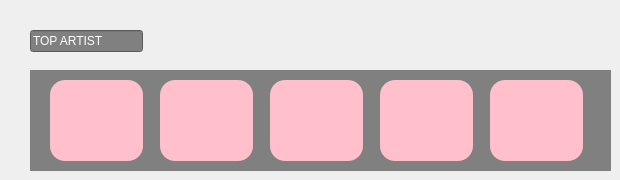
      <widget class="QWidget" name="menu_4">
       <widget class="QLabel" name="Home_4">
        <property name="geometry">
         <rect>
          <x>30</x>
          <y>70</y>
          <width>581</width>
          <height>101</height>
         </rect>
        </property>
        <property name="styleSheet">
         <string notr="true">background-color:grey;
font: 40pt &quot;Arial&quot;;</string>
        </property>
        <property name="text">
         <string/>
        </property>
        <property name="textFormat">
         <enum>Qt::PlainText</enum>
        </property>
       </widget>
       <widget class="QPushButton" name="btncharlieputh_5">
        <property name="geometry">
         <rect>
          <x>50</x>
          <y>80</y>
          <width>93</width>
          <height>81</height>
         </rect>
        </property>
        <property name="styleSheet">
         <string notr="true">background-color:pink;
border-radius:15px;</string>
        </property>
        <property name="text">
         <string/>
        </property>
        <property name="icon">
         <iconset>
          <normaloff>../../../Pictures/Saved Pictures/z5963671587989_9a055e69c9ce33bd8a6f0b4f7774f4c9.jpg</normaloff>../../../Pictures/Saved Pictures/z5963671587989_9a055e69c9ce33bd8a6f0b4f7774f4c9.jpg</iconset>
        </property>
        <property name="iconSize">
         <size>
          <width>70</width>
          <height>70</height>
         </size>
        </property>
       </widget>
       <widget class="QLineEdit" name="lineEdit_5">
        <property name="geometry">
         <rect>
          <x>30</x>
          <y>30</y>
          <width>113</width>
          <height>22</height>
         </rect>
        </property>
        <property name="styleSheet">
         <string notr="true">background-color:grey;
color:white;</string>
        </property>
        <property name="text">
         <string>TOP ARTIST</string>
        </property>
       </widget>
       <widget class="QPushButton" name="btnsontungmtp_5">
        <property name="geometry">
         <rect>
          <x>160</x>
          <y>80</y>
          <width>93</width>
          <height>81</height>
         </rect>
        </property>
        <property name="styleSheet">
         <string notr="true">background-color:pink;
border-radius:15px;</string>
        </property>
        <property name="text">
         <string/>
        </property>
        <property name="icon">
         <iconset>
          <normaloff>../../../Pictures/Saved Pictures/z5963650387289_3ce32cfffc5ae409ed6358ef90b61909.jpg</normaloff>../../../Pictures/Saved Pictures/z5963650387289_3ce32cfffc5ae409ed6358ef90b61909.jpg</iconset>
        </property>
        <property name="iconSize">
         <size>
          <width>70</width>
          <height>70</height>
         </size>
        </property>
       </widget>
       <widget class="QPushButton" name="pushButton_20">
        <property name="geometry">
         <rect>
          <x>490</x>
          <y>80</y>
          <width>93</width>
          <height>81</height>
         </rect>
        </property>
        <property name="styleSheet">
         <string notr="true">background-color:pink;
border-radius:15px;</string>
        </property>
        <property name="text">
         <string/>
        </property>
        <property name="icon">
         <iconset>
          <normaloff>../../../Pictures/Saved Pictures/z5963676386276_99d8c354eb1a98ab406be48812a9d6b7.jpg</normaloff>../../../Pictures/Saved Pictures/z5963676386276_99d8c354eb1a98ab406be48812a9d6b7.jpg</iconset>
        </property>
        <property name="iconSize">
         <size>
          <width>70</width>
          <height>70</height>
         </size>
        </property>
       </widget>
       <widget class="QPushButton" name="pushButton_21">
        <property name="geometry">
         <rect>
          <x>380</x>
          <y>80</y>
          <width>93</width>
          <height>81</height>
         </rect>
        </property>
        <property name="styleSheet">
         <string notr="true">background-color:pink;
border-radius:15px;</string>
        </property>
        <property name="text">
         <string/>
        </property>
        <property name="icon">
         <iconset>
          <normaloff>../../../Pictures/Saved Pictures/z5963770612829_9991de2272880b99a26339dddda62485.jpg</normaloff>../../../Pictures/Saved Pictures/z5963770612829_9991de2272880b99a26339dddda62485.jpg</iconset>
        </property>
        <property name="iconSize">
         <size>
          <width>70</width>
          <height>70</height>
         </size>
        </property>
       </widget>
       <widget class="QPushButton" name="pushButton_22">
        <property name="geometry">
         <rect>
          <x>270</x>
          <y>80</y>
          <width>93</width>
          <height>81</height>
         </rect>
        </property>
        <property name="styleSheet">
         <string notr="true">background-color:pink;
border-radius:15px;</string>
        </property>
        <property name="text">
         <string/>
        </property>
        <property name="icon">
         <iconset>
          <normaloff>../../../Pictures/Saved Pictures/z5963777620362_1cedc1575d1c3715090f5b37a00ffe26.jpg</normaloff>../../../Pictures/Saved Pictures/z5963777620362_1cedc1575d1c3715090f5b37a00ffe26.jpg</iconset>
        </property>
        <property name="iconSize">
         <size>
          <width>70</width>
          <height>70</height>
         </size>
        </property>
       </widget>
      </widget>
